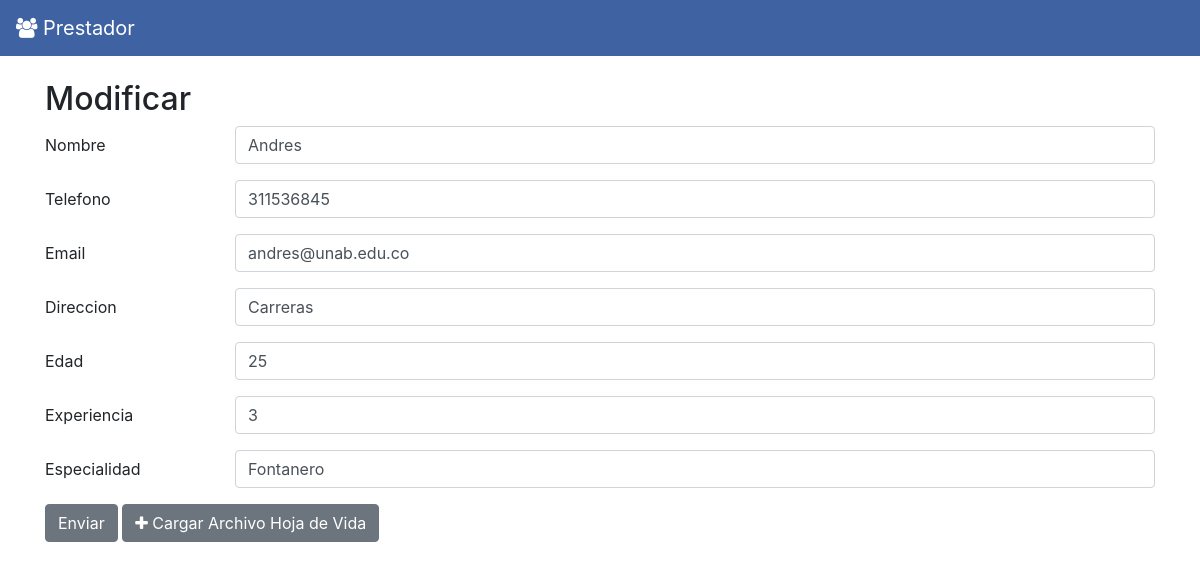
Screenshot of /update/2 with the database file from the repository.
### tables this page shows
CREATE TABLE prestador(id INTEGER PRIMARY KEY AUTOINCREMENT,
nombre TEXT NOT NULL,
telefono TEXT NOT NULL,
email TEXT NOT NULL,
direccion TEXT NOT NULL,
edad INTEGER,
experiencia INTEGER,
especialidad TEXT);

### Server.py (the view, shortened to what this page needs)
@app.route('/update/<int:id>', methods=['GET', 'POST'])
def udpate(id):
    if request.method == "GET":
        prestador=query_db("SELECT * FROM prestador WHERE id=?",[id],one=True)
        return render_template("update.html",prestador=prestador)

### Server.py (called while the page is built)
def get_db():
    db = getattr(g, '_database', None)
    if db is None:
        db = g._database = sqlite3.connect(DATABASE)
        db.row_factory = sqlite3.Row
    return db

def query_db(query, args=(), one=False):
    cur = get_db().execute(query, args)
    rv = cur.fetchall()
    cur.close()
    return (rv[0] if rv else None) if one else rv

@app.teardown_appcontext
def close_connection(exception):
    db = getattr(g, '_database', None)
    if db is not None:
        db.close()

### templates/update.html
{% extends "form.html" %}
{% block titulo %}Modificar{% endblock %}

### templates/form.html
{% extends "base.html" %}
{% block contenido %}
<form action="#" method="post">
    <div class = "form-group row">
        <label for="nombre" class="col-sm-2 col-form-label">Nombre</label>
        <div class="col-sm-10">
            <input type="text" class="form-control" id="nombre" name = "nombre" value={{prestador.nombre}}>
        </div>
    </div>
    <div class="form-group row">
        <label for="telefono" class="col-sm-2 col-form-label">Telefono</label>
        <div class="col-sm-10">
            <input type="tel" class="form-control" id="telefono" name="telefono" value={{prestador.telefono}}>
        </div>
    </div>
    <div class="form-group row">
        <label for="email" class="col-sm-2 col-form-label">Email</label>
        <div class="col-sm-10">
            <input type="email" class="form-control" id="email" name="email" value={{prestador.email}}>
        </div>
    </div>
    <div class="form-group row">
        <label for="direccion" class="col-sm-2 col-form-label">Direccion</label>
        <div class="col-sm-10">
            <input type="text" class="form-control" id="direccion" name="direccion" value={{prestador.direccion}}>
        </div>
    </div>
    <div class="form-group row">
        <label for="edad" class="col-sm-2 col-form-label">Edad</label>
        <div class="col-sm-10">
            <input type="number" class="form-control" id="edad" name="edad" value={{prestador.edad}}>
        </div>
    </div>
    <div class="form-group row">
        <label for="experiencia" class="col-sm-2 col-form-label">Experiencia</label>
        <div class="col-sm-10">
            <input type="number" class="form-control" id="experiencia" name="experiencia" value={{prestador.experiencia}}>
        </div>
    </div>
    <div class="form-group row">
            <label for="especialidad" class="col-sm-2 col-form-label">Especialidad</label>
            <div class="col-sm-10">
                <input type="text" class="form-control" id="especialidad" name="especialidad" value={{prestador.especialidad}}>
            </div>
        </div>
<button type="submit" class="btn btn-secondary" value="Submit">Enviar</button>
<a class="btn btn-secondary" href="./carga"><i class="fa fa-plus"></i> Cargar Archivo Hoja de Vida</a>
</form>
{% endblock %}

### rows the page displays
prestador: nombre "Andres", telefono "311536845", email "andres@unab.edu.co", direccion "Carreras", edad "25", experiencia "3", especialidad "Fontanero"
